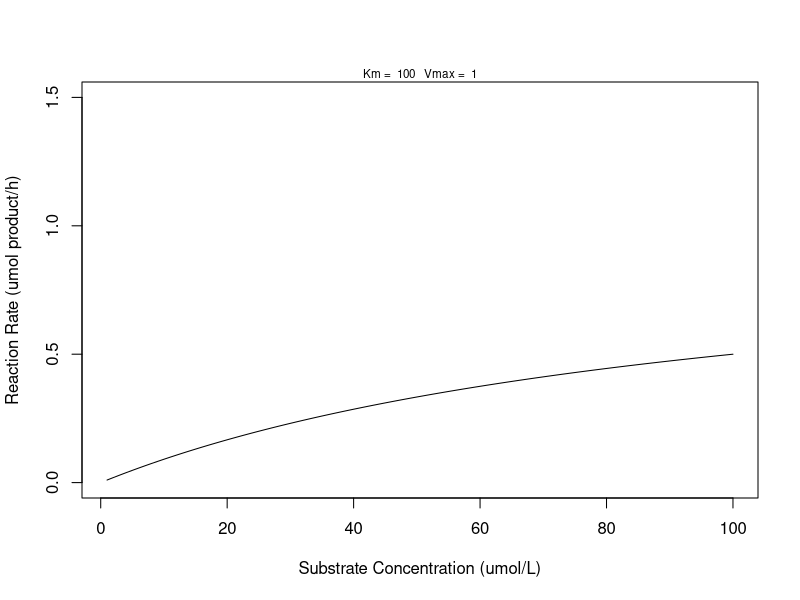
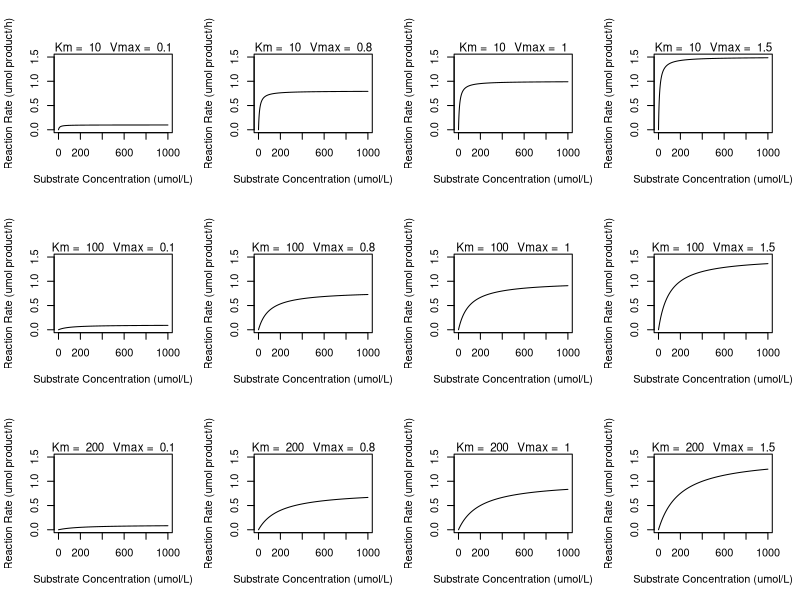
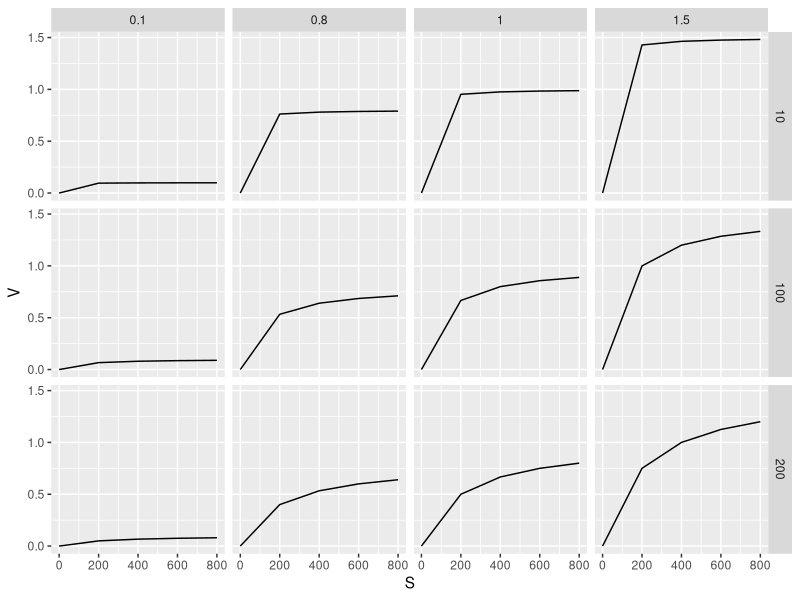
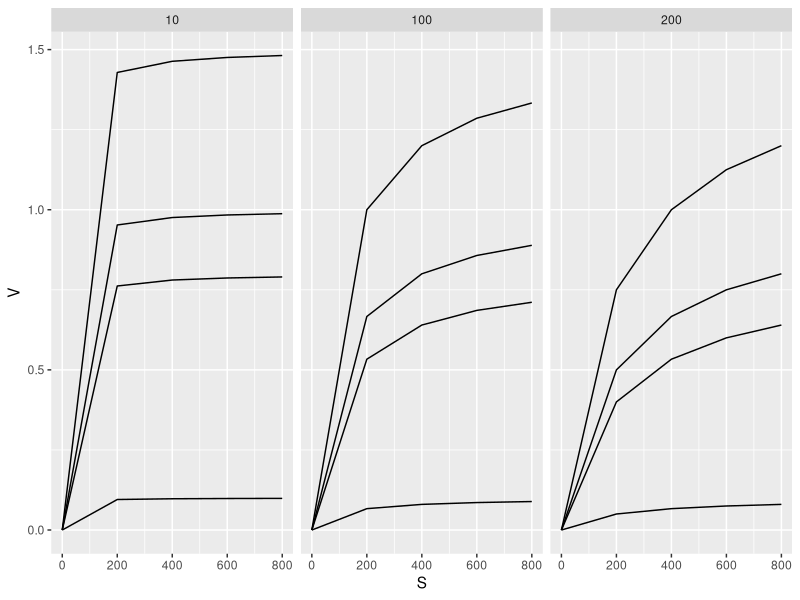

Source code (R) for these figures, in order:
# Homework 11
# Function Plotting and Randomization Tests
# KER

# Creating functions to graphically show how individual parameters in the Michaelis-Menten equation for enzyme kinetics affect the shape of the function.

# V0 = Vmax([S]/([S]+Km)) 
# V0 = rate of enzymatic reaction
# Vmax = maximum rate of enzymatic reaction
# [S] = concentration of enzyme substrate
# Km = Michaelis-Menten constant, binding affinity of substrate for a specific enzyme given environmental conditions; small Km = high affinity

# In a plot of V0~[S] where V0 ranges from 0 to Vmax, Km = [S] at Vmax/2.


####################################################################################################
# FUNCTION: MMenzyme
# creates a mathematical relationship between S and V
# input: S = a vector of substrate concentrations (micro moles/L)
#        K = the Michaelis-Menton constant for a specific enzymatic reaction (binding affinity) (micro              moles/L)
#        Vmax = max reaction rate constant (umol product/h)
# output: V = a vector of reaction rates umol product/h
#---------------------------------------------------------------------------------------------------
MMenzyme <- function(S=1:100, K=100, Vmax=1){ # Defaults based on Km for the enzyme Pepsin
  
  V<-Vmax*(S/(S+K))
  return(V)
}

#---------------------------------------------------------------------------------------------------

# MMenzyme()

####################################################################################################
# Function: MMenzymePlot
# Plot substrate vs. reaction rate curve with parameter values
# input: S = a vector of substrate concentrations (micro moles/L)
#        K = the Michaelis-Menton constant for a specific enzymatic reaction (binding affinity) (micro    #        moles/L)
#        Vmax = max reaction rate constant (umol product/h)
# output: Smoothed curve with parameters in graph
#---------------------------------------------------------------------------------------------------

MMenzymePlot <- function(S=1:100, K=100, Vmax=1) {
  plot(x=S,y=MMenzyme(S,K,Vmax),type="l",xlab="Substrate Concentration (umol/L)",ylab="Reaction Rate (umol product/h)",ylim=c(0,1.5))
  mtext(paste("Km = ", K,"  Vmax = ", Vmax), cex=0.7) 
  return("Plot created")
}

#---------------------------------------------------------------------------------------------------

MMenzymePlot()

#---------------------------------------------------------------------------------------------------

# Build a grid of plots with multiple K and Vmax values

# Global variables
KPars<-c(10,100,200)
VmaxPars<-c(0.1,0.8,1.0,1.5)
par(mfrow=c(3,4)) # Will change the graphical parameters for all graphs that are produced afterwards

# Enter into double loop for plotting
for (i in 1:length(KPars)) {
  for (j in 1:length(VmaxPars)) {
    MMenzymePlot(S=0:1000,K=KPars[i],Vmax=VmaxPars[j])
  }
}

par(mfrow=c(1,1)) # Reset graphic parameters

#---------------------------------------------------------------------------------------------------

# Use ggplot instead of base graphics

# Global variables
KPars<-c(10,100,200)
VmaxPars<-c(0.1,0.8,1.0,1.5)
Sub<-seq(from=0,to=800,by=200)  # Limits substrate levels to 5 values

# Set up data frame
modelFrame<-expand.grid(K=KPars,Vmax=VmaxPars,S=Sub) # Makes a data frame of every combination of these parameters (60 elements, c*z*A = 60).
modelFrame$V<-NA # Adds an empty column "V" to data frame that will hold output V rates

# Double `for loop` for filling new data frame
for(i in 1:length(KPars)) {
  for (j in 1:length(VmaxPars)) {
    modelFrame[modelFrame$K==KPars[i] & modelFrame$Vmax==VmaxPars[j],"V"] <- MMenzyme(S=Sub,K=KPars[i],Vmax=VmaxPars[j])
  }
}

modelFrame # Successfully filled our V column in new data frame with reaction rate values!

library(ggplot2)
p1<-ggplot(data=modelFrame)
p1 + geom_line(mapping=aes(x=S, y=V)) + facet_grid(K~Vmax)

p2<-p1
p2 + geom_line(mapping=aes(x=S, y=V,group=Vmax)) + facet_grid(.~K)

